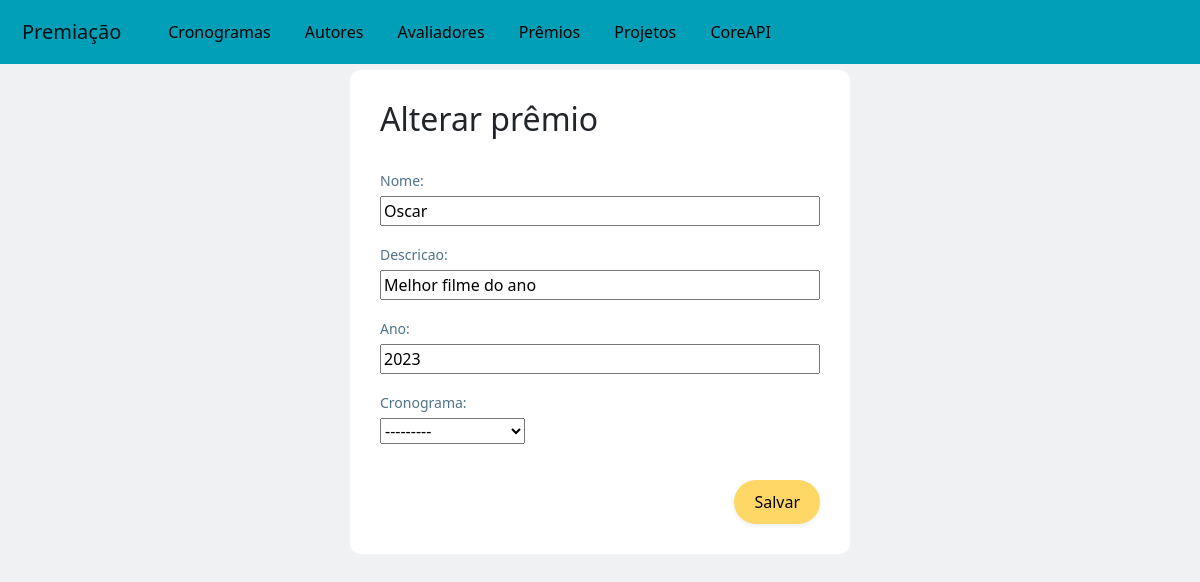
/teste/alterarPremio/1, run on an earlier commit of the app's database.
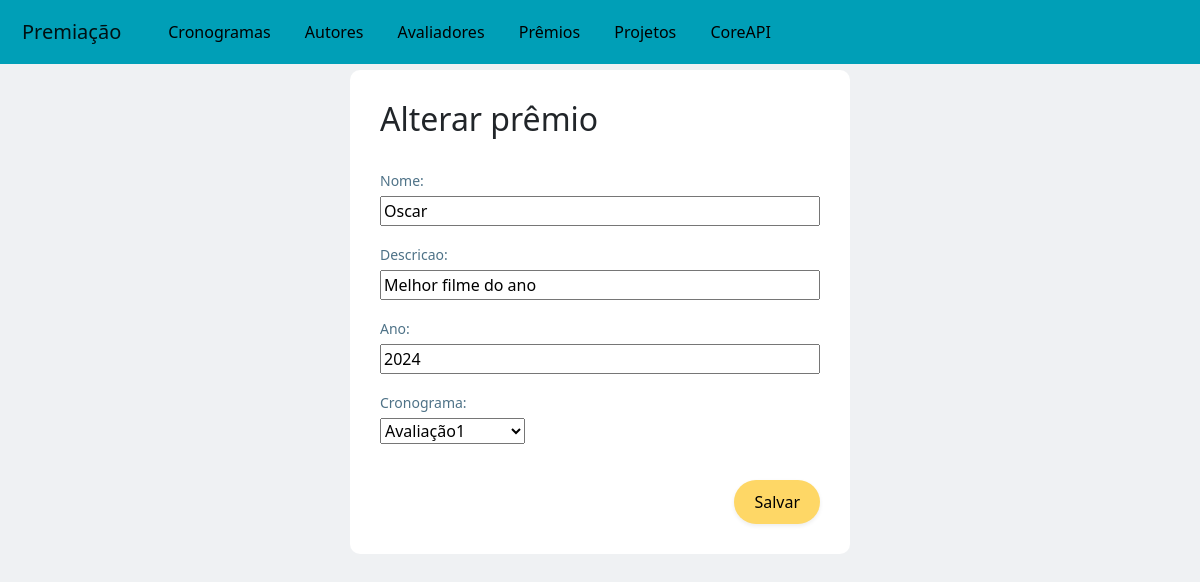
And on a later commit of the database.
### teste/models.py (models this page shows, shortened)
class Premio(models.Model):
    nome = models.CharField(max_length=300)
    descricao = models.CharField(max_length=500)
    ano = models.IntegerField()
    cronograma = models.ForeignKey(Cronograma, on_delete=models.SET_NULL,null=True)

class Cronograma(models.Model):
    dataInicio = models.DateField()
    dataFim = models.DateField()
    descricao = models.CharField(max_length=200)
    def __str__(self):
        return self.descricao

### teste/views.py (the view, shortened to what this page needs)
# urls.py: path('alterarPremio/<int:id>', views.alterarPremio, name='alterarPremio'),
def alterarPremio(request, id):
    premio = Premio.objects.get(id=id)
    form = PremioForm(instance=premio)
    if request.method == 'GET':
        return render(request, 'Premio/alterar_premio.html', {'form': form, 'premio': premio})

### teste/forms.py
class PremioForm(ModelForm):
    class Meta:
        model = Premio
        fields = "__all__"

### teste/templates/Premio/alterar_premio.html (shortened to what this page needs)
{% extends "template.html" %}
{% block content %}
<div class="d-flex justify-content-center">
    <div class="forms">
        <h2>Alterar prêmio</h2>
        <form action="{% url 'alterarPremio' premio.id %}" method="POST">
            {{ form.as_p }}
            <button class="button-style shadow-sm" type="submit">Salvar</button>
        </form>
    </div>
</div>
{% endblock %}

### teste/templates/template.html (shortened to what this page needs)
<!DOCTYPE html>
<html lang="en">
<head>
    {% load static %}
    <link href="{% static 'css/bootstrap.min.css' %}" rel="stylesheet">
    {% load static %}
    <link href="{% static 'css/styles.css' %}" rel="stylesheet">
</head>
<body>
<header class="fixed-top">
    <nav class="navbar bg-body-tertiary">
        <div class="container-fluid">
            <h5 class="navbar-brand">Premiação</h5>
            <ul class=navbar-nav">
                <li class="dropdown nav-item"><a href="#"><span>Cronogramas</span></a>
                </li>
                <li class="dropdown nav-item"><a href="#"><span>Autores</span></a>
                </li>
                <li class="dropdown nav-item"><a href="#"><span>Avaliadores</span></a>
                </li>
                <li class="dropdown nav-item"><a href="#"><span>Prêmios</span></a>
                </li>
                <li class="dropdown nav-item"><a href="#"><span>Projetos</span></a>
                </li>
                <li class="nav-item"><a href="{% url 'apiView' %}"><span>CoreAPI</span></a></li>
            </ul>
        </div>
    </nav>
</header>
<main>
    {% block content %}
    {% endblock %}
</main>
</body>
</html>

### teste/static/css/styles.css (style rules this page uses)
body { background-color: #EFF1F3; }
.button-style { padding: 10px 20px; border-radius:100px; background-color: #FED766; }
form .button-style { border-width: 0!important; float: right; margin-top: 20px!important; }
main { margin-top: 70px; }
h2 { margin-bottom: 30px!important; }
.forms { padding: 30px; background-color: #fff; min-width: 500px; border-radius: 10px; }
label { width: 100%!important; margin-bottom: 5px!important; font-size: 14px!important; font-weight: 500; color: #4e7287; }
input { width: 100%!important; }
.navbar { background-color: #009FB7; padding: 10px; display: flex; }
.navbar-brand { margin: 0; display: inline-block; }
.container-fluid { display: flex; justify-content: flex-start!important; }
.nav-item { position: relative; display: inline-block; }
.nav-item > a { display: block; padding: 10px 15px; text-decoration: none; color: #000; }
ul { margin: 0!important; list-style-type: none!important; }

What changed in the data, as far as the page shows it:
changed Premio "Oscar": ano "2023" → "2024"; cronograma "---------" → "Avaliação1"
